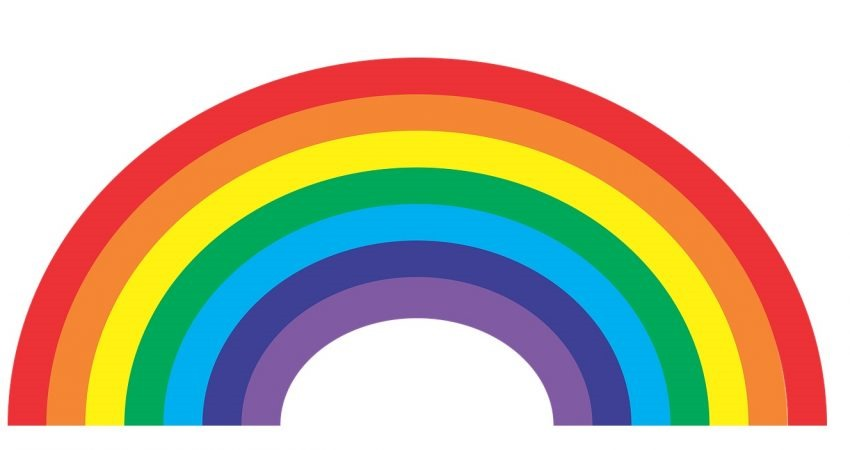
#> input picture sistemas de inteligencia/1.puntos individuales/arcoiris.jpg, 850 x 450 px, found by its file name
$ python punto8.py
#> lines starting #> are read from the running program, lines starting #| are printed output that depends on the picture; after the words box and inside, x2 and y2 are one past the last pixel; in counts of white or black regions, pixels touching at a corner belong together
import cv2
import numpy as np

# Cargar la imagen en escala de grises
imagen = cv2.imread(r"C:\Users\liber\OneDrive\Escritorio\sistemas de inteligencia\1.puntos individuales\arcoiris.jpg", cv2.IMREAD_GRAYSCALE)
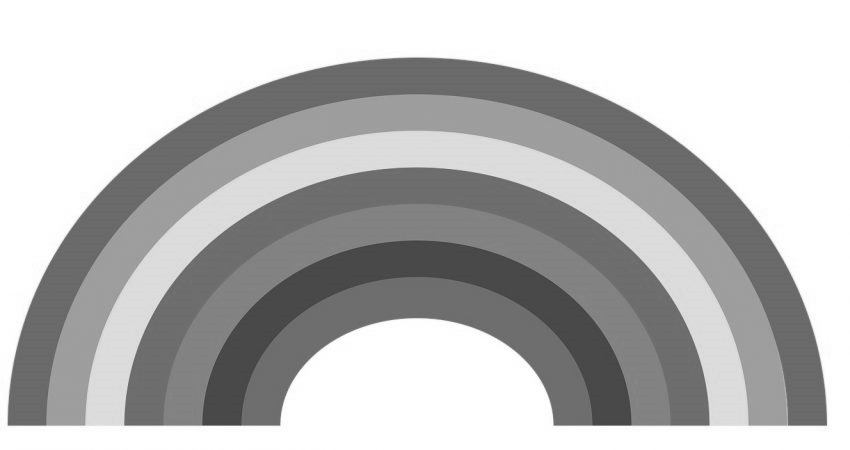
#> imagen: shape (450, 850); min 58, max 255, mean 187.4

# Redimensionar la imagen para una mejor visualización
#imagen = cv2.resize(imagen, (500, 500))

# Aplicar detección de bordes con Canny
bordes = cv2.Canny(imagen, 50, 150)
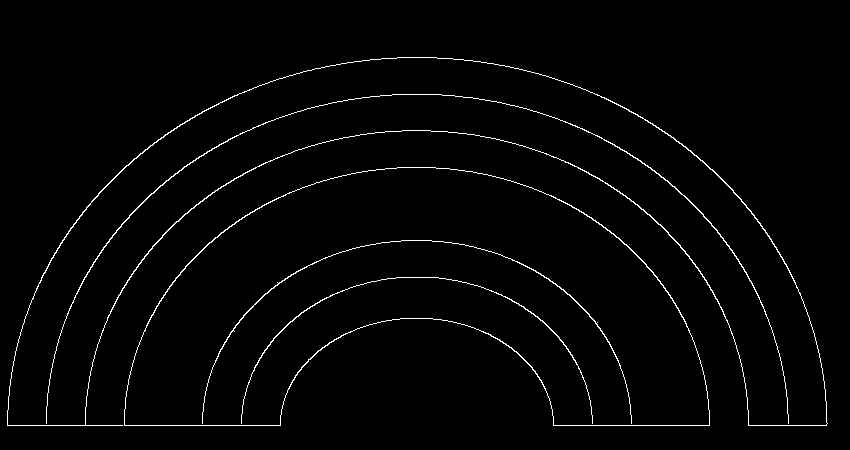
#> bordes: shape (450, 850); 1.9% white in thin lines or dots, all inside (x1, y1, x2, y2) = (7, 57, 828, 426)

# Encontrar contornos en la imagen con bordes detectados
contornos, _ = cv2.findContours(bordes, cv2.RETR_EXTERNAL, cv2.CHAIN_APPROX_SIMPLE)
#> contornos = 2 contours; box (x1, y1, x2, y2) and area: (124, 167, 710, 426) 95834, (7, 57, 828, 426) 83479

# Crear una imagen en color para visualizar los resultados
imagen_color = cv2.cvtColor(imagen, cv2.COLOR_GRAY2BGR)

for contorno in contornos:
    # Calcular el área del objeto
    area = cv2.contourArea(contorno)

    # Calcular el perímetro del objeto
    perimetro = cv2.arcLength(contorno, True)

    # Aproximar la forma del contorno
    epsilon = 0.02 * perimetro
    approx = cv2.approxPolyDP(contorno, epsilon, True)

    # Dibujar el contorno y mostrar información en la imagen
    cv2.drawContours(imagen_color, [approx], -1, (0, 255, 0), 2)
    x, y, w, h = cv2.boundingRect(approx)
    cv2.putText(imagen_color, f"A:{int(area)} P:{int(perimetro)}", (x, y - 10),
                cv2.FONT_HERSHEY_SIMPLEX, 0.5, (0, 0, 255), 1)
#> this loop made 2 passes
#> (area, perimetro, epsilon, x, y, w, h) on passes 1 to 2: (95833.5, 1630, 32.6, 124, 167, 586, 259), (83479, 2558.5, 51.17, 7, 57, 821, 369)
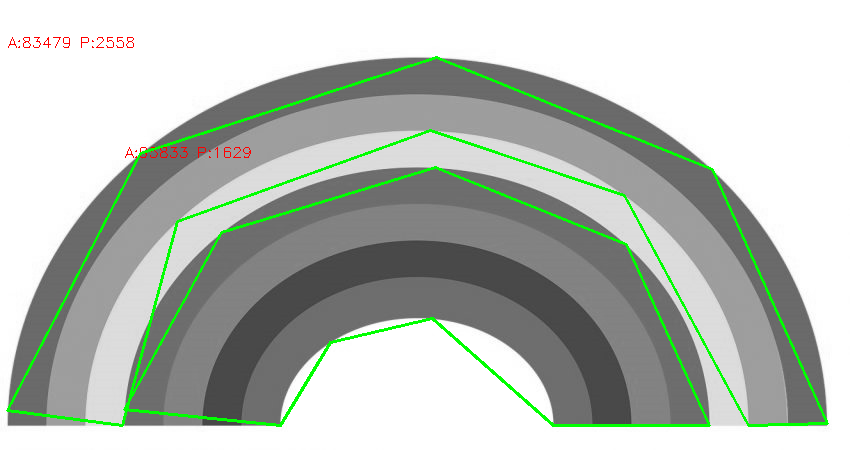
#> imagen_color: shape (450, 850, 3); mean B, G, R 182.9, 189.8, 183.3

# Mostrar la imagen con contornos y características
cv2.imshow('Imagen Original', imagen)
cv2.imshow('Bordes Detectados', bordes)
cv2.imshow('Objetos detectados', imagen_color)

cv2.waitKey(0)
cv2.destroyAllWindows()
